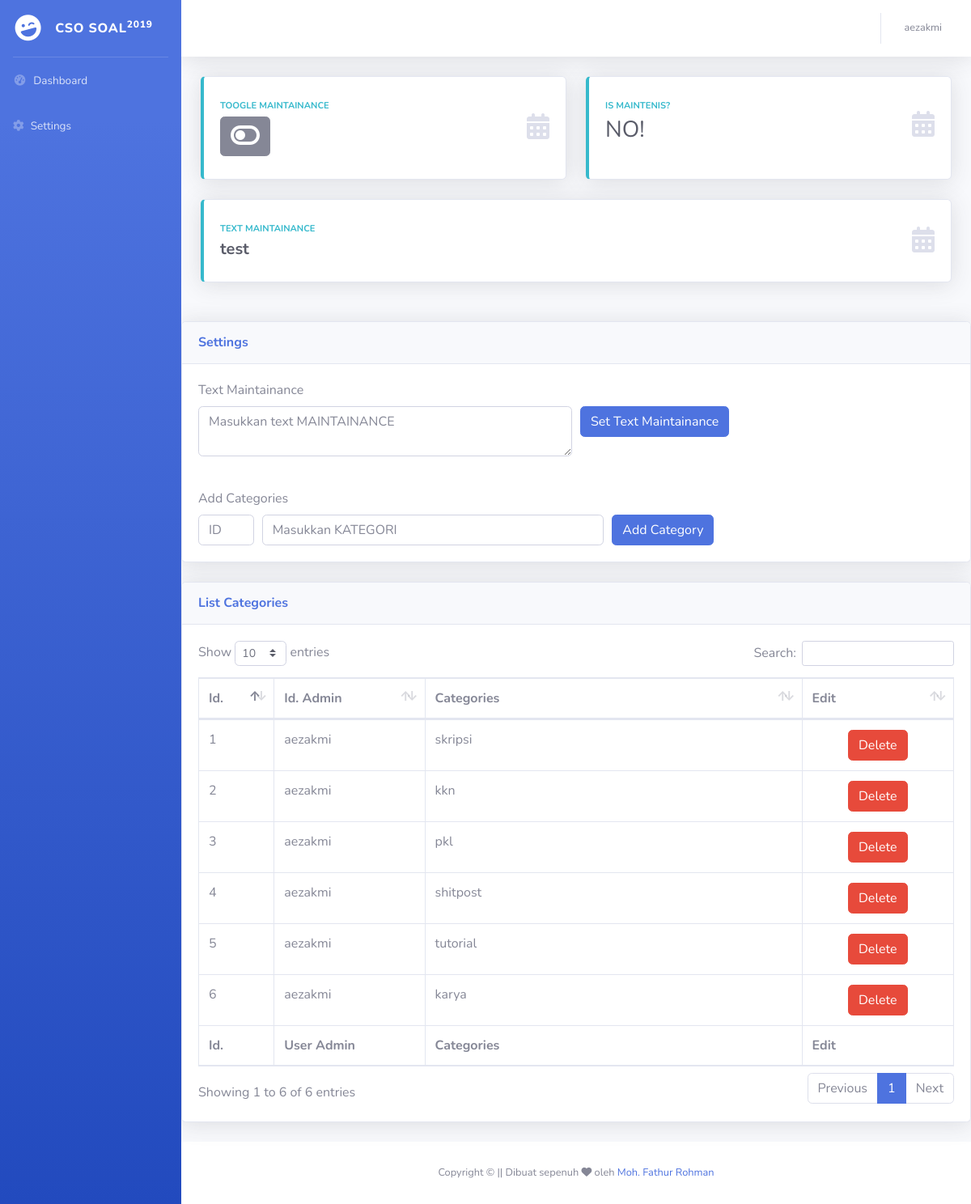
/baguvix/settings.php (signed in), run on the app's committed database.
### tables this page shows
CREATE TABLE `setting` (
  `id` int(11) NOT NULL,
  `toogle_maintainance` tinyint(1) NOT NULL,
  `text_maintainance` varchar(255) NOT NULL,
  `datetime` timestamp NOT NULL DEFAULT CURRENT_TIMESTAMP ON UPDATE CURRENT_TIMESTAMP
);

CREATE TABLE `kategori` (
  `id` int(11) NOT NULL,
  `user_admin` varchar(255) NOT NULL,
  `kategori` varchar(255) NOT NULL
);

### baguvix/config.php (called while the page is built, shortened)
<?php
function base_url($url = null)
{
    $base_url = "http://localhost/formatik/baguvix";
    if ($url != null) {
        return $base_url . "/" . $url;
    } else {
        return $base_url;
    }
}

### baguvix/settings.php (the view, shortened to what this page needs)
<?php
include "config.php";
if (!isset($_SESSION['admin'])) {
    echo "<script>window.location='" . base_url() . "';</script>";
} else { ?>
    <!DOCTYPE html>
    <html lang="en">
    <head>
        <link rel="stylesheet" href="https://cdnjs.cloudflare.com/ajax/libs/tempusdominus-bootstrap-4/5.0.1/css/tempusdominus-bootstrap-4.min.css" />
        <link href="<?= base_url() ?>/css/sb-admin-2.min.css" rel="stylesheet">
        <link href="<?= base_url() ?>/css/dataTables.bootstrap4.min.css" rel="stylesheet">
    </head>
    <body id="page-top">
        <div id="wrapper">
            <?php include "_include/sidebar.php" ?>
            <div id="content-wrapper" class="d-flex flex-column">
                <div id="content">
                    <?php include "_include/navbar.php" ?>
                    <?php $sql_settings = mysqli_query($con, "SELECT * FROM setting");
                        while ($settings = mysqli_fetch_array($sql_settings)) {
                            $toogle_maintainance = $settings['toogle_maintainance'];
                            $text_maintainance = $settings['text_maintainance'];
                        }; ?>
                    <div class="container">
                        <div class="row">
                            <div class="col">
                                <div class="card border-left-info shadow h-100 py-2">
                                    <div class="card-body">
                                        <div class="row no-gutters align-items-center">
                                            <div class="col mr-2">
                                                <div class="text-xs font-weight-bold text-info text-uppercase mb-1">Toogle Maintainance</div>
                                                <div class="h5 mb-0 font-weight-bold text-gray-800">
                                                    <form action="" method="post">
                                                        <?php
                                                            if ($toogle_maintainance == 0) { ?>
                                                            <button type="submit" id="submitButton" name="set_toogle" class="btn btn-secondary">
                                                                <i class="fas fa-toggle-off fa-2x"></i>
                                                            </button>
                                                        <?php } else if ($toogle_maintainance == 1) { ?>
                                                            <button type="submit" id="submitButton" name="set_toogle" class="btn btn-primary">
                                                                <i class="fas fa-toggle-on fa-2x"></i>
                                                            </button>
                                                        <?php }; ?>
                                                    </form>
                                                </div>
                                            </div>
                                            <div class="col-auto">
                                                <i class="fas fa-calendar-alt fa-2x text-gray-300"></i>
                                            </div>
                                        </div>
                                    </div>
                                </div>
                            </div>
                            <div class="col">
                                <div class="card border-left-info shadow h-100 py-2">
                                    <div class="card-body">
                                        <div class="row no-gutters align-items-center">
                                            <div class="col mr-2">
                                                <div class="text-xs font-weight-bold text-info text-uppercase mb-1">Is Maintenis?</div>
                                                <div class="h5 mb-0 font-weight-bold text-gray-800">
                                                    <?php
                                                        if ($toogle_maintainance == 0) { ?>
                                                        <h3>NO!</h3>
                                                    <?php } else if ($toogle_maintainance == 1) { ?>
                                                        <h3>YES!</h3>
                                                    <?php }; ?>
                                                </div>
                                            </div>
                                            <div class="col-auto">
                                                <i class="fas fa-calendar-alt fa-2x text-gray-300"></i>
                                            </div>
                                        </div>
                                    </div>
                                </div>
                            </div>
                        </div>
                        <br>
                        <div class="row">
                            <div class="col">
                                <div class="card border-left-info shadow h-100 py-2">
                                    <div class="card-body">
                                        <div class="row no-gutters align-items-center">
                                            <div class="col mr-2">
                                                <div class="text-xs font-weight-bold text-info text-uppercase mb-1">Text Maintainance</div>
                                                <div class="h5 mb-0 font-weight-bold text-gray-800"> <?= $text_maintainance ?> </div>
                                            </div>
                                            <div class="col-auto">
                                                <i class="fas fa-calendar-alt fa-2x text-gray-300"></i>
                                            </div>
                                        </div>
                                    </div>
                                </div>
                            </div>
                        </div>
                        <br>
                    </div>
                    <br>
                    <div class="card shadow mb-4">
                        <div class="card-header py-3">
                            <h6 class="m-0 font-weight-bold text-primary">Settings</h6>
                        </div>
                        <div class="card-body">
                            <form action="" method="post">
                                <label>Text Maintainance</label>
                                <div class="form-row">
                                    <div class="col">
                                        <textarea rows="2" name="maintainance" class="form-control" placeholder="Masukkan text MAINTAINANCE" required></textarea>
                                    </div>
                                    <div class="col">
                                        <input type="submit" name="set_maintainance" class="btn btn-primary" value="Set Text Maintainance">
                                    </div>
                                </div>
                            </form>
                        </div>
                        <div class="card-body">
                            <form action="" method="post">
                                <label>Add Categories</label>
                                <div class="form-row">
                                    <div class="col-1">
                                        <input type="number" name="id" class="form-control" placeholder="ID" required>
                                    </div>
                                    <div class="col">
                                        <input type="text" name="kategori" class="form-control" placeholder="Masukkan KATEGORI" required></inp>
                                    </div>
                                    <div class="col">
                                        <input type="submit" name="add_categories" class="btn btn-primary" value="Add Category">
                                    </div>
                                </div>
                            </form>
                        </div>
                    </div>
                    <div class="card shadow mb-4">
                        <div class="card-header py-3">
                            <h6 class="m-0 font-weight-bold text-primary">List Categories</h6>
                        </div>
                        <div class="card-body">
                            <div class="table-responsive">
                                <table class="table table-bordered" id="dataTable" width="100%" cellspacing="0">
                                    <thead>
                                        <tr>
                                            <th width="10%">Id. </th>
                                            <th width="20%">Id. Admin</th>
                                            <th width="50%">Categories </th>
                                            <th width="20%">Edit </th>
                                        </tr>
                                    </thead>
                                    <tfoot>
                                        <tr>
                                            <th width="10%">Id. </th>
                                            <th width="20%">User Admin</th>
                                            <th width="50%">Categories </th>
                                            <th width="20%">Edit </th>
                                        </tr>
                                    </tfoot>
                                    <tbody>
                                        <?php
                                            $sql_mhs = mysqli_query($con, "SELECT * FROM kategori") or die(mysqli_error($con, ""));
                                            if (mysqli_num_rows($sql_mhs) > 0) {
                                                while ($data = mysqli_fetch_array($sql_mhs)) { ?>
                                                <tr>
                                                    <td><?= $data['id'] ?></td>
                                                    <td><?= $data['user_admin'] ?></td>
                                                    <td><?= $data['kategori'] ?></td>
                                                    <td class="text-center">
                                                        <a href="#" onclick="del<?= $data['id'] ?>()" class="btn btn-danger">Delete</a>
                                                    </td>
                                                </tr>
                                        <?php };
                                            } ?>
                                    </tbody>
                                </table>
                            </div>
                        </div>
                    </div>
                </div>
                <?php include "_include/footer.php" ?>
            </div>
        </div>
    </body>
    </html>
<?php } ?>

### baguvix/_include/sidebar.php
<ul class="navbar-nav bg-gradient-primary sidebar sidebar-dark accordion" id="accordionSidebar">
    <a class="sidebar-brand d-flex align-items-center justify-content-center" href="<?= base_url() ?>">
        <div class="sidebar-brand-icon rotate-n-15">
            <i class="fas fa-laugh-wink"></i>
        </div>
        <div class="sidebar-brand-text mx-3">CSO SOAL<sup>2019</sup></div>
    </a>
    <hr class="sidebar-divider my-0">
    <li class="nav-item">
        <a class="nav-link" href="<?= base_url() ?>">
            <i class="fas fa-fw fa-tachometer-alt"></i>
            <span>Dashboard</span></a>
        <a class="nav-link" href="<?= base_url() ?>/settings.php">
            <i class="fas fa-cog"></i>
            <span>Settings</span></a>
    </li>
</ul>

### baguvix/_include/navbar.php (shortened to what this page needs)
<nav class="navbar navbar-expand navbar-light bg-white topbar mb-4 static-top shadow">
    <ul class="navbar-nav ml-auto">
        <li class="nav-item dropdown no-arrow">
            <a class="nav-link dropdown-toggle" href="#" id="userDropdown" role="button" data-toggle="dropdown" aria-haspopup="true" aria-expanded="false">
                <span class="mr-2 d-none d-lg-inline text-gray-600 small"><?= $_SESSION['admin'] ?></span>
            </a>
        </li>
    </ul>
</nav>

### baguvix/_include/footer.php
<footer class="sticky-footer bg-white">
    <div class="container my-auto">
        <div class="copyright text-center my-auto">
            <span>Copyright &copy; || Dibuat sepenuh <i class="fas fa-heart"></i> oleh <a href="https://rahmanboy987.github.io/">Moh. Fathur Rohman</a></span>
        </div>
    </div>
</footer>

### data on the page
setting: text_maintainance "test"
kategori: id "1", user_admin "aezakmi", kategori "skripsi"
kategori: id "2", user_admin "aezakmi", kategori "kkn"
kategori: id "3", user_admin "aezakmi", kategori "pkl"
kategori: id "4", user_admin "aezakmi", kategori "shitpost"
kategori: id "5", user_admin "aezakmi", kategori "tutorial"
kategori: id "6", user_admin "aezakmi", kategori "karya"

### other printed values
$_SESSION['admin'] "aezakmi"
